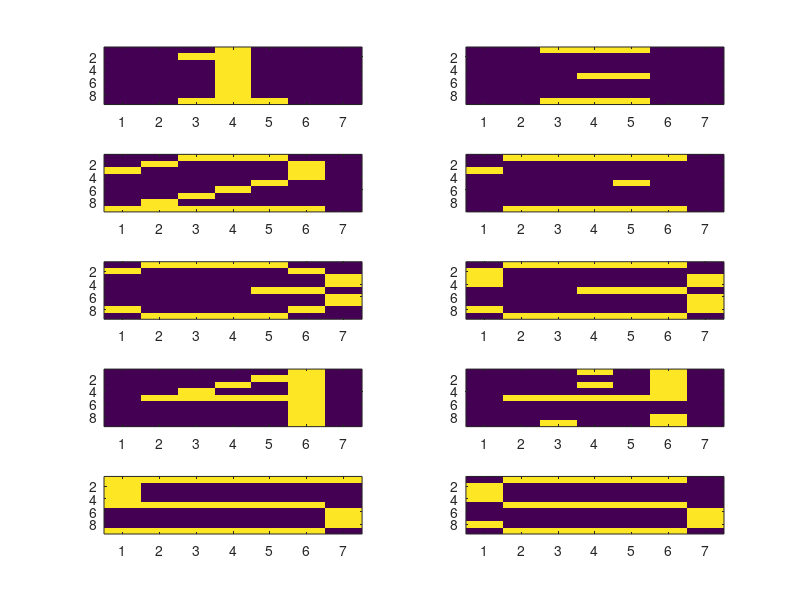
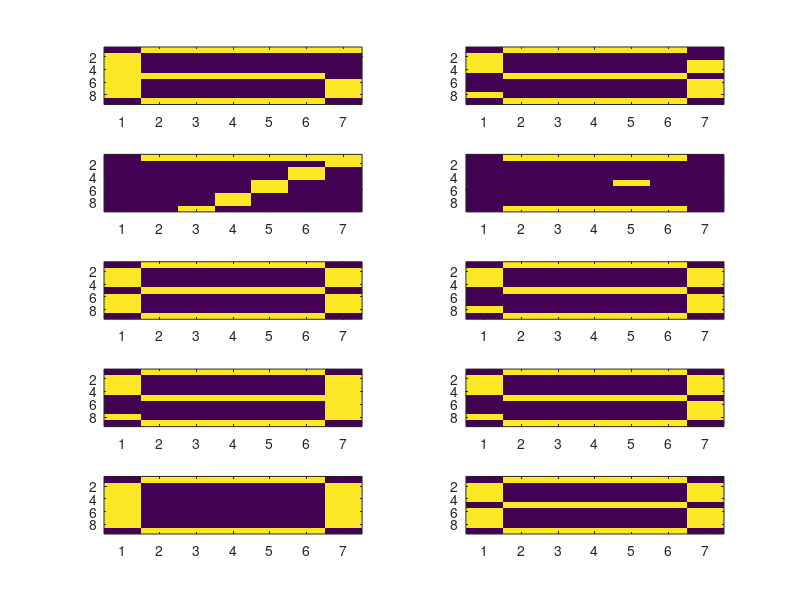

Write MATLAB code to recreate these figures, in order.
% heteroassociative neural net using the Hebb rule
%Part A
load('S_patterns_HW3_P2.mat')
input = zeros(63,1,10);
input(:,:,1) = reshape(S(:,:,1),63,1);
input(:,:,2) = reshape(S(:,:,2),63,1);
input(:,:,3) = reshape(S(:,:,3),63,1);
input(:,:,4) = reshape(S(:,:,4),63,1);
input(:,:,5) = reshape(S(:,:,5),63,1);
input(:,:,6) = reshape(S(:,:,6),63,1);
input(:,:,7) = reshape(S(:,:,7),63,1);
input(:,:,8) = reshape(S(:,:,8),63,1);
input(:,:,9) = reshape(S(:,:,9),63,1);
input(:,:,10) = reshape(S(:,:,10),63,1);
inputSize = size(input); % matrix size of input

w = zeros(63,63); %Matrix of weights for each input, each weight vector is a 7x9 mapped to the input indexes 9x7, 9x7x7x9
w_total = zeros(63,63); % weights after adding up all input output wight matrices
%disp(size(w))
for k = 1:inputSize(3) % loop through all sets
    w = input(:,:,k) * input(:,:,k)'; %single weight matrix is S *T'
    w_total = w_total + w; % add all weight matrices being created
end

y = zeros(63,1,10);% set output of net to size of output

for k = 1:inputSize(3) % loop through all inputs
    y(:,:,k) = transpose(w_total)' * input(:,:,k); % y_in = W' * X
    for i = 1:inputSize(1) % loop through all values of y_in and change to bipolar
        for j = 1:inputSize(2)
            if (y(i,j,k) >= 0)
                y(i,j,k) = 1;
            else
                y(i,j,k) = -1;
            end
        end
    end
end
%reformat
Y = zeros(9,7,10);
Y(:,:,1) = reshape(y(:,:,1),9,7);
Y(:,:,2) = reshape(y(:,:,2),9,7);
Y(:,:,3) = reshape(y(:,:,3),9,7);
Y(:,:,4) = reshape(y(:,:,4),9,7);
Y(:,:,5) = reshape(y(:,:,5),9,7);
Y(:,:,6) = reshape(y(:,:,6),9,7);
Y(:,:,7) = reshape(y(:,:,7),9,7);
Y(:,:,8) = reshape(y(:,:,8),9,7);
Y(:,:,9) = reshape(y(:,:,9),9,7);
Y(:,:,10) = reshape(y(:,:,10),9,7);

%check recall

figure(1)
subplot(5,2,1),imagesc(S(:,:,1))
subplot(5,2,2),imagesc(Y(:,:,1))
subplot(5,2,3),imagesc(S(:,:,2))
subplot(5,2,4),imagesc(Y(:,:,2))
subplot(5,2,5),imagesc(S(:,:,3))
subplot(5,2,6),imagesc(Y(:,:,3))
subplot(5,2,7),imagesc(S(:,:,4))
subplot(5,2,8),imagesc(Y(:,:,4))
subplot(5,2,9),imagesc(S(:,:,5))
subplot(5,2,10),imagesc(Y(:,:,5))

figure(2)
subplot(5,2,1),imagesc(S(:,:,6))
subplot(5,2,2),imagesc(Y(:,:,6))
subplot(5,2,3),imagesc(S(:,:,7))
subplot(5,2,4),imagesc(Y(:,:,7))
subplot(5,2,5),imagesc(S(:,:,8))
subplot(5,2,6),imagesc(Y(:,:,8))
subplot(5,2,7),imagesc(S(:,:,9))
subplot(5,2,8),imagesc(Y(:,:,9))
subplot(5,2,9),imagesc(S(:,:,10))
subplot(5,2,10),imagesc(Y(:,:,10))
